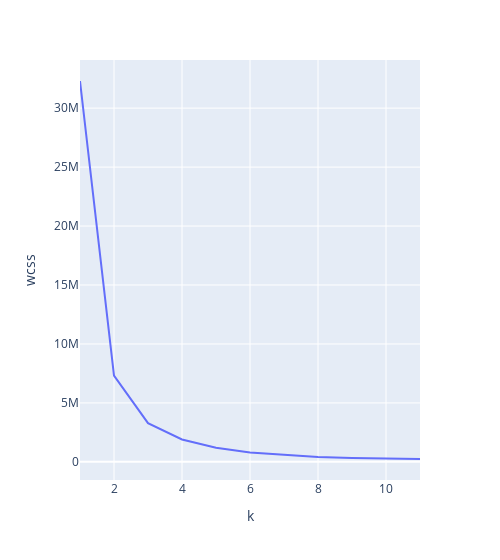

The notebook cell this image was saved under:
### Markdown cell above
## The elbow method

This is one of the most common and technically robust methods. This is based on principle that while clustering performance as measured by WCSS (within-cluster sum of squares) increases (i.e. WCSS decreases) with increase in *k*, rate of increase is usually decreasing. So performance improvement for increasing number of cluster from, say, 3 to 4 is higher than that for increasing from 4 to 5.

Plotting WCSS against increasing *k* can show an ‘elbow’ which demarks significant drop in rate of increase. Selecting number of clusters corresponding to elbow point achieves reasonable performance without having too many clusters. This is still judgmental since what constitutes elbow is visually determined. Further, in practice, there may not be an elbow but smooth curve, or, there may be more than one elbow.

*Source:* [EduPristine](https://www.edupristine.com/blog/beyond-k-means)

### Code cell
wcss={}   # withing-clusters sum of squares -> we want this to be as low as possible
y = invoices_by_user[['Recency']]   # our target for clustering

for i in range(1, 12):   # analyzing the wcss for each case from k=1 to k=12
    kmeans = KMeans(n_clusters=i, max_iter=500).fit(y)   # fitting our data into `i` clusters
    wcss[i] = kmeans.inertia_   # saving the wcss of each run in a dictionary, in the format: key=`i`, value=`obtained wcss`

px.line(x=wcss.keys(), y=wcss.values(), width=500, labels={'x': 'k', 'y': 'wcss'})   # plotting keys and values

### Figure 1 — Plotly figure (JSON) as saved in the notebook; plotly's stock layout.template omitted (floating-point values rounded to 4 significant figures)
{"data": [{"hovertemplate": "k=%{x}<br>wcss=%{y}<extra></extra>", "legendgroup": "", "line": {"color": "#636efa", "dash": "solid"}, "marker": {"symbol": "circle"}, "mode": "lines", "name": "", "orientation": "v", "showlegend": false, "type": "scatter", "x": [1, 2, 3, 4, 5, 6, 7, 8, 9, 10, 11], "xaxis": "x", "y": [32300000.0, 7323000.0, 3279000.0, 1900000.0, 1198000.0, 804200.0, 594800.0, 408100.0, 334900.0, 282800.0, 243000.0], "yaxis": "y"}], "layout": {"legend": {"tracegroupgap": 0}, "margin": {"t": 60}, "width": 500, "xaxis": {"anchor": "y", "domain": [0, 1], "title": {"text": "k"}}, "yaxis": {"anchor": "x", "domain": [0, 1], "title": {"text": "wcss"}}}}
